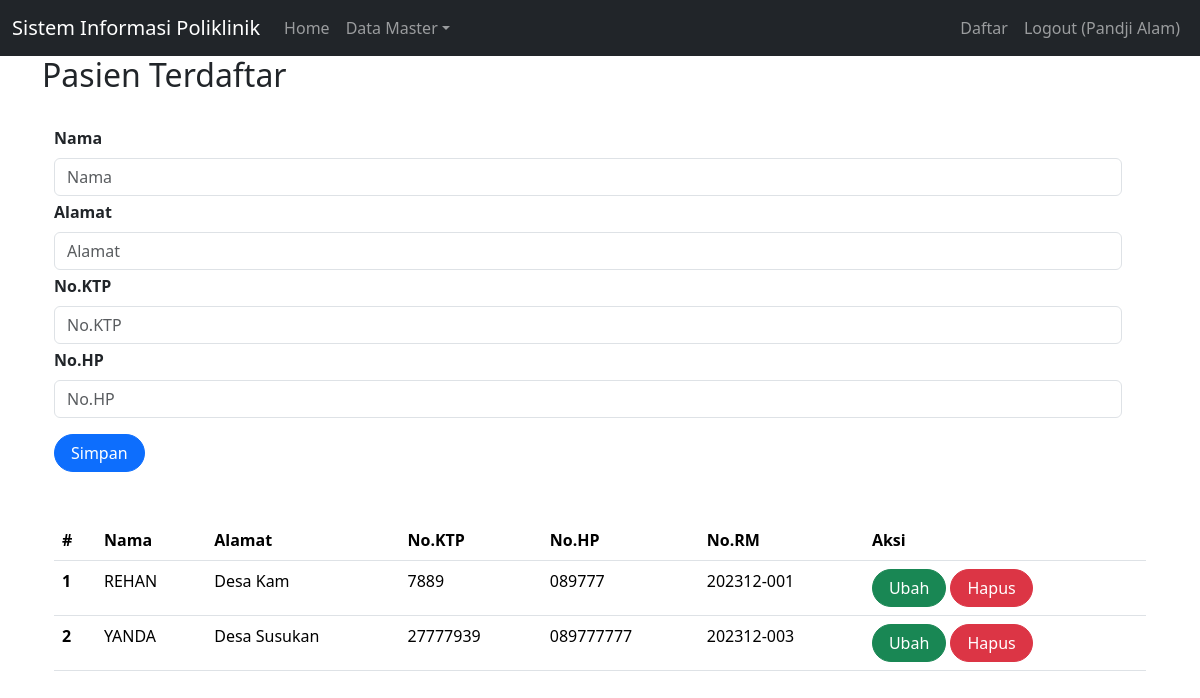
/index.php?page=olahPasien (signed in), run on an earlier commit of the app's database.
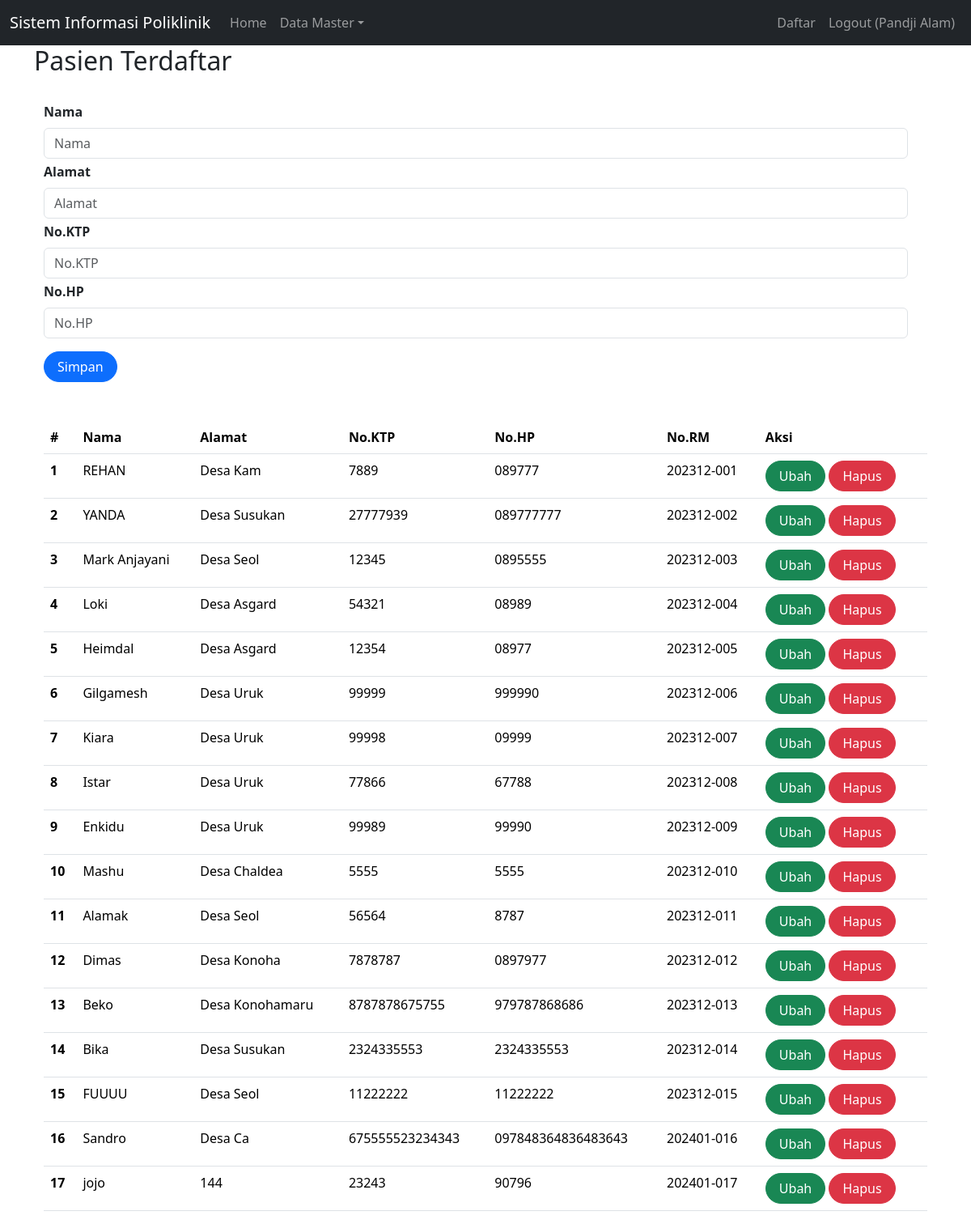
And on a later commit of the database.
### tables this page shows
CREATE TABLE `pasien` (
  `id` int(11) NOT NULL,
  `nama` varchar(255) NOT NULL,
  `alamat` varchar(255) NOT NULL,
  `no_ktp` varchar(255) NOT NULL,
  `no_hp` varchar(50) NOT NULL,
  `no_rm` varchar(25) NOT NULL
);

### olahPasien.php (the view, shortened to what this page needs)
<h2>Pasien Terdaftar</h2>
<br>
<div class="container">
    <form class="form row" method="POST" action="" name="myForm" onsubmit="return(validate());">
        <?php
        $nama = '';
        $alamat = '';
        $no_ktp = '';
        $no_hp = '';
        ?>
        <div class="row">
            <label for="inputNama" class="form-label fw-bold">
                Nama
            </label>
            <div>
                <input type="text" class="form-control" name="nama" id="inputNama" required placeholder="Nama" value="<?php echo $nama ?>">
            </div>
        </div>
        <div class="row mt-1">
            <label for="inputAlamat" class="form-label fw-bold">
                Alamat
            </label>
            <div>
                <input type="text" class="form-control" name="alamat" id="inputAlamat" required placeholder="Alamat" value="<?php echo $alamat ?>">
            </div>
        </div>
        <div class="row mt-1">
            <label for="inputKtp" class="form-label fw-bold">
                No.KTP
            </label>
            <div>
                <input type="text" class="form-control" name="no_ktp" id="inputKtp" required placeholder="No.KTP" value="<?php echo $no_ktp ?>">
            </div>
        </div>
        <div class="row mt-1">
            <label for="inputHP" class="form-label fw-bold">
                No.HP
            </label>
            <div>
                <input type="text" class="form-control" name="no_hp" id="inputHP" required placeholder="No.HP" value="<?php echo $no_hp ?>">
            </div>
        </div>
        <div class="row mt-3">
            <div class=col>
                <button type="submit" class="btn btn-primary rounded-pill px-3 mt-auto" name="simpan">Simpan</button>
            </div>
        </div>
    </form>
    <br>
    <br>
    <table class="table table-hover">
        <thead>
            <tr>
                <th scope="col">#</th>
                <th scope="col">Nama</th>
                <th scope="col">Alamat</th>
                <th scope="col">No.KTP</th>
                <th scope="col">No.HP</th>
                <th scope="col">No.RM</th>
                <th scope="col">Aksi</th>
            </tr>
        </thead>
        <tbody>
            <?php
            $result = mysqli_query($mysqli, "SELECT * FROM pasien");
            $no = 1;
            while ($data = mysqli_fetch_array($result)) {
            ?>
                <tr>
                    <th scope="row"><?php echo $no++ ?></th>
                    <td><?php echo $data['nama'] ?></td>
                    <td><?php echo $data['alamat'] ?></td>
                    <td><?php echo $data['no_ktp'] ?></td>
                    <td><?php echo $data['no_hp'] ?></td>
                    <td><?php echo $data['no_rm'] ?></td>
                    <td>
                        <a class="btn btn-success rounded-pill px-3" href="index.php?page=olahPasien&id=<?php echo $data['id'] ?>">Ubah</a>
                        <a class="btn btn-danger rounded-pill px-3" href="index.php?page=olahPasien&id=<?php echo $data['id'] ?>&aksi=hapus">Hapus</a>
                    </td>
                </tr>
            <?php
            }
            ?>
        </tbody>
    </table>

What changed in the data, as far as the page shows it:
changed pasien "YANDA": no_rm "202312-003" → "202312-002"
added pasien: nama "Mark Anjayani", alamat "Desa Seol", no_ktp "12345", no_hp "0895555", no_rm "202312-003"
added pasien: nama "Loki", alamat "Desa Asgard", no_ktp "54321", no_hp "08989", no_rm "202312-004"
added pasien: nama "Heimdal", alamat "Desa Asgard", no_ktp "12354", no_hp "08977", no_rm "202312-005"
added pasien: nama "Gilgamesh", alamat "Desa Uruk", no_ktp "99999", no_hp "999990", no_rm "202312-006"
added pasien: nama "Kiara", alamat "Desa Uruk", no_ktp "99998", no_hp "09999", no_rm "202312-007"
added pasien: nama "Istar", alamat "Desa Uruk", no_ktp "77866", no_hp "67788", no_rm "202312-008"
added pasien: nama "Enkidu", alamat "Desa Uruk", no_ktp "99989", no_hp "99990", no_rm "202312-009"
added pasien: nama "Mashu", alamat "Desa Chaldea", no_ktp "5555", no_hp "5555", no_rm "202312-010"
added pasien: nama "Alamak", alamat "Desa Seol", no_ktp "56564", no_hp "8787", no_rm "202312-011"
added pasien: nama "Dimas", alamat "Desa Konoha", no_ktp "7878787", no_hp "0897977", no_rm "202312-012"
added pasien: nama "Beko", alamat "Desa Konohamaru", no_ktp "8787878675755", no_hp "979787868686", no_rm "202312-013"
added pasien: nama "Bika", alamat "Desa Susukan", no_ktp "2324335553", no_hp "2324335553", no_rm "202312-014"
added pasien: nama "FUUUU", alamat "Desa Seol", no_ktp "11222222", no_hp "11222222", no_rm "202312-015"
added pasien: nama "Sandro", alamat "Desa Ca", no_ktp "675555523234343", no_hp "097848364836483643", no_rm "202401-016"
added pasien: nama "jojo", alamat "144", no_ktp "23243", no_hp "90796", no_rm "202401-017"
